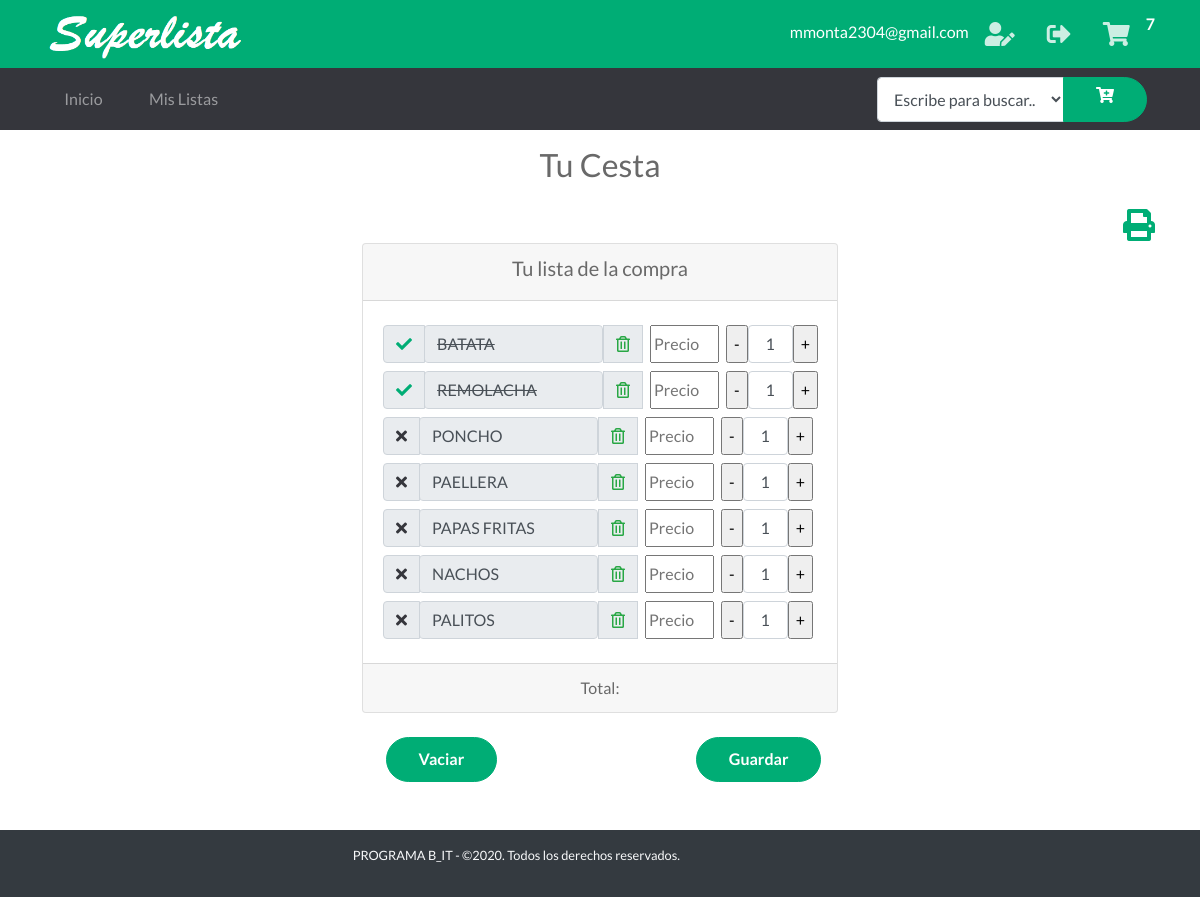
The page /cart (signed in) on the database as committed earlier.
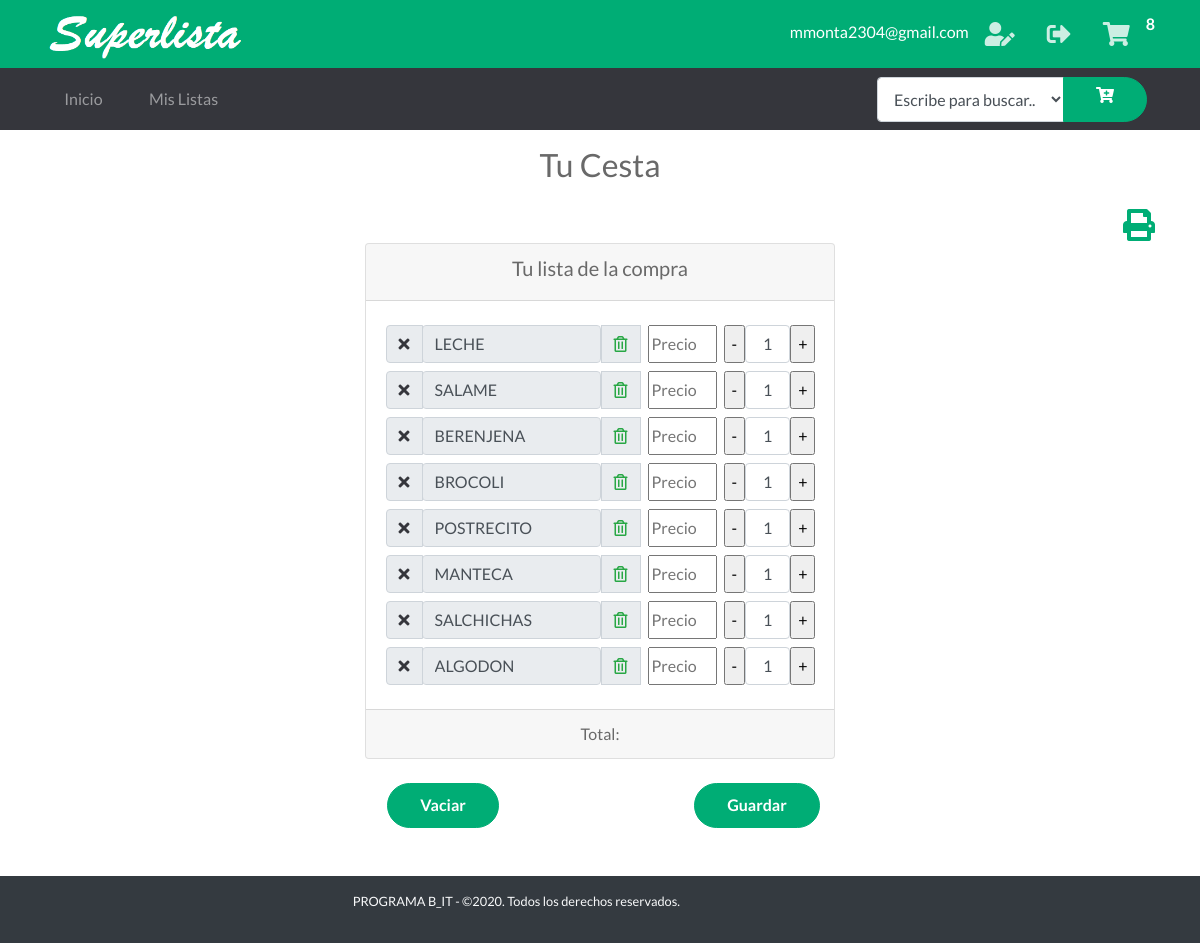
The same page on the database as committed later.
### tables this page shows
CREATE TABLE "Cesta" (
	"Id"	INTEGER NOT NULL PRIMARY KEY AUTOINCREMENT UNIQUE,
	"Id_Usuario"	INTEGER NOT NULL,
	"Item"	INTEGER NOT NULL,
	"Tachar"	INTEGER,
	"ProductoId"	INTEGER,
FOREIGN KEY("ProductoId") REFERENCES "Productos"("Id")
);

### app.py (the view)
@app.route('/cart')  # Ruta Mi Cesta
def cart():
    cantCarrito()
    if 'nombre' in session:
        items = getAllCesta()
        g.db.close()
        return render_template('carrito.html', items=items)
    else:
        items = getAllCesta()
        g.db.close()
        return render_template('carrito_home.html', items=items)

### app.py (called while the page is built)
def get_db():
    db = getattr(g, '_database', None)
    if db is None:
        db = g._database = sqlite3.connect('database1.db')
    return db

@app.teardown_appcontext
def close_connection(exception):
    db = getattr(g, '_database', None)
    if db is not None:
        db.close()

def conectar_db():
    return sqlite3.connect('database1.db')

def getAllCesta():
    if 'nombre' in session:
        id = session['id']
    else:
        try:
            id = int(request.cookies.get('visitanteId'))
        except:
            return redirect('/del_cookie')
    g.db = conectar_db()
    consulta = 'SELECT * FROM Cesta WHERE (Id_usuario = ?)'
    cur = g.db.execute(consulta, [id])
    items = [dict(Id=row[0], Id_Usuario=row[1], Item_nombre=row[2], Tachar=row[3], ProductoId=row[4])
             for row in cur.fetchall()]
    g.db.close()
    return items

def cantCarrito():
    if 'nombre' in session:
        id_usuario = session['id']
    else:
        try:
            id_usuario = int(request.cookies.get('visitanteId'))
        except:
            return redirect('/del_cookie')
    db = get_db()
    cur = db.cursor()
    find_prod = (
        "SELECT COUNT(Id) FROM Cesta WHERE Id_Usuario = ?")
    cur.execute(find_prod, [(id_usuario)])
    resultado = cur.fetchone()
    session['carrito'] = resultado[0]
    return session['carrito']

### templates/carrito.html (shortened to what this page needs)
{% extends "layout_logged_in.html" %}
{% block content %}
<section>
    <div class="text h2 text-center py-3">
        <span>Tu Cesta</span>
    </div>
    <div class="container">
        <div class="text-right ">
            <a href=""><i onclick="javascript:window.print();" class="fas fa-print text-primary fa-2x "></i></a>
        </div>
    </div>
    <div class="container">
        <div class="row justify-content-center align-items-center">
            <div class="col-#-8 text-center">
                <div class="card">
                    <div class="card-header">
                        <h5><span>Tu lista de la compra</span></h5>
                    </div>
                    <div class="card-body align-self-center">
                        {%  set contador = namespace(value=0) %}
                            {%for item in items %}
                                <div class="input-group py-1">
                                    <div class="input-group-prepend">
                                        <div class="input-group-text">
                                            <a href="/adquirido/{{item.Id}}"><i
                                                    class="{% if item.Tachar %} text-primary fas fa-check {% else %} text-secondary fas fa-times  {% endif %} "></i></a>
                                        </div>
                                    </div>
                                    <div class="input">
                                        <input type="text" size="17" readonly="true" color="blue"
                                            class="form-control {% if item.Tachar %} tachar {% endif %}"
                                            value="{{item.Item_nombre}}">
                                    </div>
                                    <div class="input-group-prepend">
                                        <div class="input-group-text">
                                            <a href="/DeleteArtCesta/{{item.Id}}"><i
                                                    class="far fa-trash-alt text-success"></i></a>
                                        </div>
                                    </div>
                                    <div class="input-group-prepend ml-2">
                                        <input type="text" size="6" id="{{item.Item_nombre}}" placeholder="Precio"
                                            class="monto" onkeyup="SubTotal();">
                                    </div>
                                    <div class="input-group-prepend ml-2">
                                        <input  type="button" name="menos1" id="menos1" value="-"
                                            onclick="RtrCampo('{{contador.value|string}}')" />
                                        <input class="form-control text-center" type='text' size="1"
                                            id='{{contador.value|string}}' value=1>
                                        <input type="button" name="mas1" id="mas1" value="+"
                                            onclick="SmrCampo('{{contador.value|string}}')" />
                                    </div>
                                </div>
                            {% set contador.value = contador.value + 1 %}
                        {%endfor%}
                    </div>
                    <div class="card-footer"> <span>Total: </span>
                    </div>
                </div>
                <br>
                <div class="container">
                    <div class="row justify-content-between ">
                        <div class="col-4">
                            <div class="text ">
                                <form id="delete" action="/deleteAllCesta" method="POST">
                                    <button type="submit" class="btn btn-primary">Vaciar</button>
                                </form>
                            </div>
                        </div>
                        <div class="col-4">
                            <div class="text">
                                <button type="button" class="btn btn-primary" data-toggle="modal" data-target="#exampleModal">
                                    Guardar
                                </button>
                            </div>
                        </div>
                    </div>
                </div>
            </div>
        </div>
    </div>
</section>
{% endblock %}

### templates/layout_logged_in.html (shortened to what this page needs)
<!doctype html>
<html lang="en">
<head>
    <link rel="stylesheet" href="{{ url_for('static', filename='css/bootstrap.min.css') }}">
    <link rel="stylesheet" href="{{ url_for('static', filename='css/bootnavbar.css') }}">
    <link rel="stylesheet" href="{{ url_for('static', filename='css/all.css') }}">
    <link rel="stylesheet" href="{{ url_for('static', filename='css/swiper.min.css') }}">
    <link rel="stylesheet" href="{{ url_for('static', filename='css/animate.min.css') }}">
    <link rel="stylesheet" href="{{ url_for('static', filename='css/venobox.css') }}">
    <link rel="stylesheet" href="{{ url_for('static', filename='css/jarallax.css') }}">
    <link rel="stylesheet" href="{{ url_for('static', filename='js/pickadate.js/themes/default.css') }}">
    <link rel="stylesheet" href="{{ url_for('static', filename='css/estilos.css') }}">
    <link rel="stylesheet" href="{{url_for('static', filename='css/main.css')}}">
</head>
<body>
    <section id="barra-contacto" class="bg-primary text-white py-3 py-lg-1 text-center">
        <div class="container">
            <div class="row justify-content-md-between align-items-md-center">
                <div class="col-auto align-content-md-center">
                    <a  href="javascript:history.back(-1);" class="logo">
                        <img src="{{ url_for('static', filename='images/texto.png') }}" alt="Logo del sitio" width="200"
                            class="img-fluid">
                    </a>
                </div>
                <div class="col-12 col-md-auto">
                    <ul class="redes-sociales list-unstyled d-inline-flex mb-0">
                        <li class="py-2">{{ session['correo'] }}</li>
                        <li><a href="/perfil"><i class="fas fa-user-edit"></i></i></a></li>
                        <li><a href="/logout"><i class="fas fa-sign-out-alt"></i></i></a></li>
                        <div>
                            <li><a href="/cart"><i class="fas fa-shopping-cart"></i></a></li>
                        </div>
                        <span id="cantidad"> <strong>{{ session['carrito'] }}</strong></span>
                    </ul>
                </div>
            </div>
        </div>
    </section>
    <nav id="menu-navegacion" class="navbar navbar-dark bg-secondary navbar-expand-md">
        <div class="container">
            <div class="collapse navbar-collapse" id="menu-principal">
                <ul class="navbar-nav mt-3 mt-md-0">
                    <li class="nav-item mb-1 mb-md-0 mr-md-2"><a href="{{ url_for('home' )}}" class="nav-link">Inicio</a></li>
                    <li class="nav-item mb-1 mb-md-0 mr-md-2"><a href="{{ url_for('MisListas')}}" class="nav-link">Mis Listas</a></li>
                </ul>
            </div>
            <form action="/agregarDesdeBuscador" class=" bg-secondary " method="POST">
                <div class="form-group mb-0 px-2">
                        <div class="input-group">
                            <select  style="height:45px;" class="form-control" name="producto">
                                <option selected="" value="0">Escribe para buscar..</option>
                            </select>
                            <div class="input-group-append">
                                <button type="submit" class="btn btn-primary input-group-append"><i class="fas fa-cart-plus"></i></button>
                            </div>
                        </div>
                </div>
            </form>
        </div>
    </nav>
    {% block content %}
    {% endblock %}
    <br>
    <br>
    <footer id="pie-de-pagina" class="bg-dark  text-light text-truncate">
        <div class="container">
            <div class="row align-items-center py-2">
                <div class="col-12 col-md-6 py-2 col-xl-7 text-center text-md-right small">
                    <p>PROGRAMA B_IT - ©2020. Todos los derechos reservados.</p>
                </div>
            </div>
        </div>
    </footer>
</body>
</html>

### static/css/all.css (style rules this page uses)
.fa, .fas, .far, .fal, .fab { -moz-osx-font-smoothing: grayscale; -webkit-font-smoothing: antialiased; display: inline-block; font-style: normal; font-variant: normal; text-rendering: auto; line-height: 1; }
.fa-2x { font-size: 2em; }
.fa-cart-plus:before { content: "\f217"; }
.fa-print:before { content: "\f02f"; }
.fa-shopping-cart:before { content: "\f07a"; }
.fa-sign-out-alt:before { content: "\f2f5"; }
.fa-times:before { content: "\f00d"; }
.fa-trash-alt:before { content: "\f2ed"; }
.fa-user-edit:before { content: "\f4ff"; }
.far { font-family: 'Font Awesome 5 Free'; font-weight: 400; }
.fa, .fas { font-family: 'Font Awesome 5 Free'; font-weight: 900; }

### static/css/estilos.css (style rules this page uses)
html { font-size: 13px; }
body { font-family: 'Lato', sans-serif; color: #696969; }
.btn { border-radius: 2rem; padding: .6rem 2rem; font-weight: bold; }
.bg-primary { background-color: #00ad75 !important; }
.text-primary { color: #00ad75 !important; }
.btn-primary { color: #fff; background-color: #00ad75; border-color: #00ad75; position: relative; overflow: hidden; z-index: 1; -webkit-transition: all .3s ease; transition: all .3s ease; }
.btn-primary:after { font-family: 'Font Awesome 5 Free'; font-weight: 900; position: relative; left: .6rem; top: .1rem; -webkit-transition: left .3s ease; transition: left .3s ease; }
.btn-primary:before { content: ""; z-index: -1; width: 0; height: 100%; background: #fff; position: absolute; left: 50%; top: 0; -webkit-transform: skew(45deg, 0); transform: skew(45deg, 0); -webkit-transition: all .4s ease; transition: all .4s ease; }
.bg-secondary { background-color: #35363c !important; }
.text-secondary { color: #35363c !important; }
.redes-sociales li a i { color: #fff; font-size: 1.5rem; padding: .6rem 1rem; opacity: .8; -webkit-transition: all .3s ease-in-out; transition: all .3s ease-in-out; }
.navbar-dark .navbar-nav .nav-link { padding: 1rem 1.5rem; display: -webkit-box; display: -ms-flexbox; display: flex; -webkit-box-pack: justify; -ms-flex-pack: justify; justify-content: space-between; border-radius: .5rem; -webkit-transition: all .3s ease; transition: all .3s ease; }
.navbar-dark .navbar-nav .nav-link:after { font-family: 'Font Awesome 5 Free'; content: "\f105"; font-weight: 900; -webkit-transition: all .3s ease; transition: all .3s ease; }
@media (min-width: 768px) { .navbar-dark .navbar-nav .nav-link { padding: .7rem 1.2rem; border-radius: 1.5rem; } }
@media (min-width: 768px) { .navbar-dark .navbar-nav .nav-link:after { content: ""; } }
@media (min-width: 990px) { html { font-size: 16px; } }

Rows that differ between the two databases and show on the page:
removed Cesta: Tachar 1 (drawn), Item_nombre "BATATA"
removed Cesta: Tachar 1 (drawn), Item_nombre "REMOLACHA", value "1"
removed Cesta: Tachar 0 (drawn), Item_nombre "PONCHO"
removed Cesta: Tachar 0 (drawn), Item_nombre "PAELLERA"
removed Cesta: Tachar 0 (drawn), Item_nombre "PAPAS FRITAS"
removed Cesta: Tachar 0 (drawn), Item_nombre "NACHOS"
removed Cesta: Tachar 0 (drawn), Item_nombre "PALITOS"
added Cesta: Tachar 0 (drawn), Item_nombre "LECHE"
added Cesta: Tachar 0 (drawn), Item_nombre "SALAME", value "1"
added Cesta: Tachar 0 (drawn), Item_nombre "BERENJENA"
added Cesta: Tachar 0 (drawn), Item_nombre "BROCOLI"
added Cesta: Tachar 0 (drawn), Item_nombre "POSTRECITO"
added Cesta: Tachar 0 (drawn), Item_nombre "MANTECA"
added Cesta: Tachar 0 (drawn), Item_nombre "SALCHICHAS"
added Cesta: Tachar 0 (drawn), Item_nombre "ALGODON"
Other text that changed with them:
{{ session['carrito'] }}: "7" → "8"
